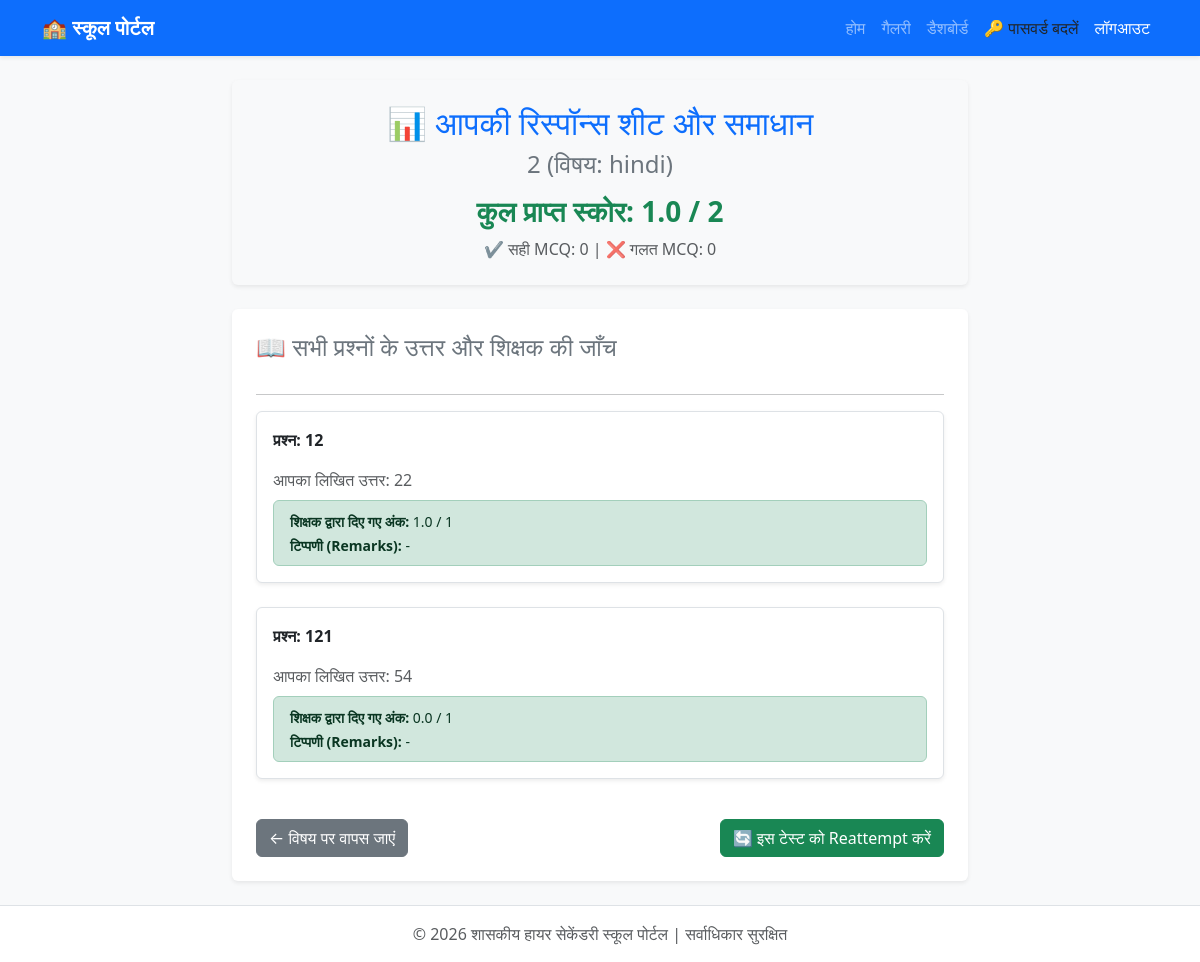
The app's page /test/solution/6/ (signed in) with its own data.
### core/models.py (models this page shows, shortened)
class MockTest(models.Model):
    CLASS_CHOICES = [
        ('6th', 'Class 6th'), ('7th', 'Class 7th'), ('8th', 'Class 8th'),
        ('9th', 'Class 9th'), ('10th', 'Class 10th'), ('11th', 'Class 11th'), ('12th', 'Class 12th')
    ]
    title = models.CharField(max_length=200, verbose_name="Test Naam")
    school_class = models.CharField(max_length=10, choices=CLASS_CHOICES, verbose_name="Kiske liye Class")
    subject = models.CharField(max_length=100, verbose_name="Subject")
    created_at = models.DateTimeField(auto_now_add=True)

class StudentAnswer(models.Model):
    student = models.ForeignKey(User, on_delete=models.CASCADE)
    question = models.ForeignKey(Question, on_delete=models.CASCADE)
    selected_option = models.CharField(max_length=5, blank=True, null=True, verbose_name="Student ka MCQ Jawab")
    answer_text = models.TextField(blank=True, null=True, verbose_name="Typed Jawab")
    answer_image = models.ImageField(upload_to='student_answers/', blank=True, null=True, verbose_name="Copy Photo Upload")
    is_correct = models.BooleanField(default=False, verbose_name="Kya Sahi hai?") # Naya field
    submitted_at = models.DateTimeField(auto_now_add=True)

class Question(models.Model):
    QUESTION_TYPES = (
        ('mcq', 'MCQ (Multiple Choice)'),
        ('subjective', 'Subjective / Written'),
    )
    test = models.ForeignKey(MockTest, related_name='questions', on_delete=models.CASCADE)
    question_text = models.TextField(verbose_name="Sawaal")
    question_type = models.CharField(max_length=15, choices=QUESTION_TYPES, default='mcq')
    option_a = models.CharField(max_length=255, blank=True, null=True, verbose_name="Option A")
    option_b = models.CharField(max_length=255, blank=True, null=True, verbose_name="Option B")
    option_c = models.CharField(max_length=255, blank=True, null=True, verbose_name="Option C")
    option_d = models.CharField(max_length=255, blank=True, null=True, verbose_name="Option D")
    correct_option = models.CharField(max_length=5, blank=True, null=True, verbose_name="Sahi Option (A/B/C/D)")
    max_marks = models.IntegerField(default=1, verbose_name="Marks")

class Evaluation(models.Model):
  student_answer = models.OneToOneField(
      StudentAnswer, on_delete=models.CASCADE, related_name='evaluation'
  )
  teacher = models.ForeignKey(User, on_delete=models.SET_NULL, null=True)
  obtained_marks = models.FloatField(verbose_name='Prapt Ank')
  teacher_remarks = models.TextField(
      blank=True, null=True, verbose_name='Teacher Remarks'
  )
  evaluated_at = models.DateTimeField(auto_now_add=True)

### core/views.py (the view)
# urls.py: path('test/solution/<int:test_id>/', views.view_solution, name='view_solution'),
@login_required
def view_solution(request, test_id):
    test = get_object_or_404(MockTest, id=test_id)
    questions = test.questions.all()
    saved_answers_data = []
    obtained_score = 0
    total_score = 0
    correct_count = 0
    incorrect_count = 0
    for q in questions:
        total_score += q.max_marks
        latest_ans = StudentAnswer.objects.filter(student=request.user, question=q).order_by('-submitted_at').first()
        evaluation = None
        if latest_ans:
            if q.question_type == 'mcq':
                if latest_ans.is_correct:
                    obtained_score += q.max_marks
                    correct_count += 1
                else:
                    incorrect_count += 1
            else:
                evaluation = Evaluation.objects.filter(student_answer=latest_ans).first()
                if evaluation:
                    obtained_score += evaluation.obtained_marks
        def get_opt_text(opt_letter):
            if opt_letter == 'A': return q.option_a
            if opt_letter == 'B': return q.option_b
            if opt_letter == 'C': return q.option_c
            if opt_letter == 'D': return q.option_d
            return ''
        student_opt_full = ""
        correct_opt_full = ""
        if latest_ans and latest_ans.selected_option:
            student_opt_full = f"{latest_ans.selected_option}) {get_opt_text(latest_ans.selected_option)}"
        if q.correct_option:
            correct_opt_full = f"{q.correct_option}) {get_opt_text(q.correct_option)}"
        saved_answers_data.append({
            'answer': latest_ans,
            'evaluation': evaluation,
            'student_opt_full': student_opt_full,
            'correct_opt_full': correct_opt_full
        })
    return render(request, 'core/view_solution.html', {
        'test': test,
        'saved_answers_data': saved_answers_data,
        'obtained_score': obtained_score,
        'total_score': total_score,
        'correct_count': correct_count,
        'incorrect_count': incorrect_count
    })

### core/templates/core/view_solution.html (shortened to what this page needs)
{% extends 'core/base.html' %}
{% block content %}
<div class="row justify-content-center">
    <div class="col-md-8">
        <div class="card shadow-sm border-0 p-4 mb-4 text-center bg-light">
            <h2 class="text-primary mb-2">📊 आपकी रिस्पॉन्स शीट और समाधान</h2>
            <h4 class="text-secondary mb-3">{{ test.title }} (विषय: {{ test.subject }})</h4>
            <h3 class="fw-bold text-success">कुल प्राप्त स्कोर: {{ obtained_score }} / {{ total_score }}</h3>
            <p class="mb-0 text-muted">✔️ सही MCQ: {{ correct_count }} | ❌ गलत MCQ: {{ incorrect_count }}</p>
        </div>
        <div class="card shadow-sm border-0 p-4">
            <h4 class="text-secondary mb-3">📖 सभी प्रश्नों के उत्तर और शिक्षक की जाँच</h4>
            <hr>
            {% for item in saved_answers_data %}
                <div class="mb-4 p-3 border rounded bg-white shadow-sm">
                    <p class="fw-bold text-dark">प्रश्न: {{ item.answer.question.question_text }}</p>
                    {% if item.answer.question.question_type == 'mcq' %}
                        <p class="mb-1">आपने चुना था: <strong class="{% if item.answer.is_correct %}text-success{% else %}text-danger{% endif %}">{{ item.student_opt_full|default:"कोई विकल्प नहीं चुना" }}</strong></p>
                        <p class="mb-0 text-success"><strong>सही उत्तर: {{ item.correct_opt_full }}</strong></p>
                    {% else %}
                        <p class="mb-1 text-muted">आपका लिखित उत्तर: {{ item.answer.answer_text|default:"लिखित उत्तर उपलब्ध नहीं" }}</p>
                        {% if item.evaluation %}
                            <div class="alert alert-success mt-2 mb-0 py-2">
                                <small><strong>शिक्षक द्वारा दिए गए अंक:</strong> {{ item.evaluation.obtained_marks }} / {{ item.answer.question.max_marks }}</small><br>
                                {% if item.evaluation.teacher_remarks %}
                                    <small><strong>टिप्पणी (Remarks):</strong> {{ item.evaluation.teacher_remarks }}</small>
                                {% endif %}
                            </div>
                        {% else %}
                            <div class="alert alert-warning mt-2 mb-0 py-2">
                                <small>⏳ इस प्रश्न की जाँच अभी शिक्षक द्वारा बाकी है।</small>
                            </div>
                        {% endif %}
                    {% endif %}
                </div>
            {% empty %}
                <p class="text-muted text-center">कोई उत्तर नहीं मिला।</p>
            {% endfor %}
            <div class="d-flex justify-content-between mt-3">
                <a href="{% url 'subject_tests' test.subject %}" class="btn btn-secondary">← विषय पर वापस जाएं</a>
                <a href="{% url 'take_test' test.id %}" class="btn btn-success">🔄 इस टेस्ट को Reattempt करें</a>
            </div>
        </div>
    </div>
</div>
{% endblock %}

### records on screen
MockTest: title "2", subject "hindi"
StudentAnswer: answer.question.question_text "12", answer.answer_text "22", evaluation.obtained_marks "1.0", answer.question.max_marks "1", evaluation.teacher_remarks "-"
StudentAnswer: answer.question.question_text "121", answer.answer_text "54", evaluation.obtained_marks "0.0", answer.question.max_marks "1", evaluation.teacher_remarks "-"

### other values on screen
{{ obtained_score }} "1.0"
{{ total_score }} "2"
{{ correct_count }} "0"
{{ incorrect_count }} "0"
